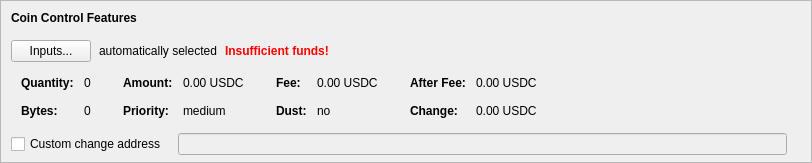
    <widget class="QFrame" name="frameCoinControl">
     <property name="sizePolicy">
      <sizepolicy hsizetype="Expanding" vsizetype="Expanding">
       <horstretch>0</horstretch>
       <verstretch>0</verstretch>
      </sizepolicy>
     </property>
     <property name="maximumSize">
      <size>
       <width>16777215</width>
       <height>16777215</height>
      </size>
     </property>
     <property name="frameShape">
      <enum>QFrame::StyledPanel</enum>
     </property>
     <property name="frameShadow">
      <enum>QFrame::Sunken</enum>
     </property>
     <layout class="QVBoxLayout" name="verticalLayoutCoinControl2">
      <property name="spacing">
       <number>0</number>
      </property>
      <property name="leftMargin">
       <number>0</number>
      </property>
      <property name="topMargin">
       <number>0</number>
      </property>
      <property name="rightMargin">
       <number>0</number>
      </property>
      <property name="bottomMargin">
       <number>6</number>
      </property>
      <item>
       <layout class="QVBoxLayout" name="verticalLayoutCoinControl" stretch="0,0,0,0,1">
        <property name="spacing">
         <number>0</number>
        </property>
        <property name="leftMargin">
         <number>10</number>
        </property>
        <property name="topMargin">
         <number>10</number>
        </property>
        <item>
         <layout class="QHBoxLayout" name="horizontalLayoutCoinControl1">
          <property name="bottomMargin">
           <number>15</number>
          </property>
          <item>
           <widget class="QLabel" name="labelCoinControlFeatures">
            <property name="sizePolicy">
             <sizepolicy hsizetype="Preferred" vsizetype="Maximum">
              <horstretch>0</horstretch>
              <verstretch>0</verstretch>
             </sizepolicy>
            </property>
            <property name="font">
             <font>
              <weight>75</weight>
              <bold>true</bold>
             </font>
            </property>
            <property name="styleSheet">
             <string notr="true">font-weight:bold;</string>
            </property>
            <property name="text">
             <string>Coin Control Features</string>
            </property>
           </widget>
          </item>
         </layout>
        </item>
        <item>
         <layout class="QHBoxLayout" name="horizontalLayoutCoinControl2" stretch="0,0,0,0">
          <property name="spacing">
           <number>8</number>
          </property>
          <property name="bottomMargin">
           <number>10</number>
          </property>
          <item>
           <widget class="QPushButton" name="pushButtonCoinControl">
            <property name="styleSheet">
             <string notr="true"/>
            </property>
            <property name="text">
             <string>Inputs...</string>
            </property>
            <property name="autoDefault">
             <bool>false</bool>
            </property>
           </widget>
          </item>
          <item>
           <widget class="QLabel" name="labelCoinControlAutomaticallySelected">
            <property name="text">
             <string>automatically selected</string>
            </property>
            <property name="margin">
             <number>5</number>
            </property>
           </widget>
          </item>
          <item>
           <widget class="QLabel" name="labelCoinControlInsuffFunds">
            <property name="font">
             <font>
              <weight>75</weight>
              <bold>true</bold>
             </font>
            </property>
            <property name="styleSheet">
             <string notr="true">color:red;font-weight:bold;</string>
            </property>
            <property name="text">
             <string>Insufficient funds!</string>
            </property>
            <property name="margin">
             <number>5</number>
            </property>
           </widget>
          </item>
          <item>
           <spacer name="horizontalSpacerCoinControl">
            <property name="orientation">
             <enum>Qt::Horizontal</enum>
            </property>
            <property name="sizeHint" stdset="0">
             <size>
              <width>40</width>
              <height>1</height>
             </size>
            </property>
           </spacer>
          </item>
         </layout>
        </item>
        <item>
         <widget class="QWidget" name="widgetCoinControl" native="true">
          <property name="sizePolicy">
           <sizepolicy hsizetype="Preferred" vsizetype="Preferred">
            <horstretch>0</horstretch>
            <verstretch>0</verstretch>
           </sizepolicy>
          </property>
          <property name="minimumSize">
           <size>
            <width>0</width>
            <height>0</height>
           </size>
          </property>
          <property name="styleSheet">
           <string notr="true"/>
          </property>
          <layout class="QHBoxLayout" name="horizontalLayoutCoinControl5">
           <property name="leftMargin">
            <number>0</number>
           </property>
           <property name="topMargin">
            <number>0</number>
           </property>
           <property name="rightMargin">
            <number>0</number>
           </property>
           <property name="bottomMargin">
            <number>0</number>
           </property>
           <item>
            <layout class="QHBoxLayout" name="horizontalLayoutCoinControl3" stretch="0,0,0,1">
             <property name="spacing">
              <number>20</number>
             </property>
             <property name="topMargin">
              <number>0</number>
             </property>
             <property name="bottomMargin">
              <number>10</number>
             </property>
             <item>
              <layout class="QFormLayout" name="formLayoutCoinControl1">
               <property name="horizontalSpacing">
                <number>10</number>
               </property>
               <property name="verticalSpacing">
                <number>14</number>
               </property>
               <property name="leftMargin">
                <number>10</number>
               </property>
               <property name="topMargin">
                <number>4</number>
               </property>
               <property name="rightMargin">
                <number>6</number>
               </property>
               <item row="0" column="0">
                <widget class="QLabel" name="labelCoinControlQuantityText">
                 <property name="font">
                  <font>
                   <weight>75</weight>
                   <bold>true</bold>
                  </font>
                 </property>
                 <property name="text">
                  <string>Quantity:</string>
                 </property>
                 <property name="margin">
                  <number>0</number>
                 </property>
                </widget>
               </item>
               <item row="0" column="1">
                <widget class="QLabel" name="labelCoinControlQuantity">
                 <property name="cursor">
                  <cursorShape>IBeamCursor</cursorShape>
                 </property>
                 <property name="contextMenuPolicy">
                  <enum>Qt::ActionsContextMenu</enum>
                 </property>
                 <property name="text">
                  <string notr="true">0</string>
                 </property>
                 <property name="margin">
                  <number>0</number>
                 </property>
                 <property name="textInteractionFlags">
                  <set>Qt::LinksAccessibleByMouse|Qt::TextSelectableByKeyboard|Qt::TextSelectableByMouse</set>
                 </property>
                </widget>
               </item>
               <item row="1" column="0">
                <widget class="QLabel" name="labelCoinControlBytesText">
                 <property name="font">
                  <font>
                   <weight>75</weight>
                   <bold>true</bold>
                  </font>
                 </property>
                 <property name="text">
                  <string>Bytes:</string>
                 </property>
                </widget>
               </item>
               <item row="1" column="1">
                <widget class="QLabel" name="labelCoinControlBytes">
                 <property name="cursor">
                  <cursorShape>IBeamCursor</cursorShape>
                 </property>
                 <property name="contextMenuPolicy">
                  <enum>Qt::ActionsContextMenu</enum>
                 </property>
                 <property name="text">
                  <string notr="true">0</string>
                 </property>
                 <property name="textInteractionFlags">
                  <set>Qt::LinksAccessibleByMouse|Qt::TextSelectableByKeyboard|Qt::TextSelectableByMouse</set>
                 </property>
                </widget>
               </item>
              </layout>
             </item>
             <item>
              <layout class="QFormLayout" name="formLayoutCoinControl2">
               <property name="horizontalSpacing">
                <number>10</number>
               </property>
               <property name="verticalSpacing">
                <number>14</number>
               </property>
               <property name="leftMargin">
                <number>6</number>
               </property>
               <property name="topMargin">
                <number>4</number>
               </property>
               <property name="rightMargin">
                <number>6</number>
               </property>
               <item row="0" column="0">
                <widget class="QLabel" name="labelCoinControlAmountText">
                 <property name="font">
                  <font>
                   <weight>75</weight>
                   <bold>true</bold>
                  </font>
                 </property>
                 <property name="text">
                  <string>Amount:</string>
                 </property>
                 <property name="margin">
                  <number>0</number>
                 </property>
                </widget>
               </item>
               <item row="0" column="1">
                <widget class="QLabel" name="labelCoinControlAmount">
                 <property name="cursor">
                  <cursorShape>IBeamCursor</cursorShape>
                 </property>
                 <property name="contextMenuPolicy">
                  <enum>Qt::ActionsContextMenu</enum>
                 </property>
                 <property name="text">
                  <string notr="true">0.00 USDC</string>
                 </property>
                 <property name="textInteractionFlags">
                  <set>Qt::LinksAccessibleByMouse|Qt::TextSelectableByKeyboard|Qt::TextSelectableByMouse</set>
                 </property>
                </widget>
               </item>
               <item row="1" column="0">
                <widget class="QLabel" name="labelCoinControlPriorityText">
                 <property name="font">
                  <font>
                   <weight>75</weight>
                   <bold>true</bold>
                  </font>
                 </property>
                 <property name="text">
                  <string>Priority:</string>
                 </property>
                </widget>
               </item>
               <item row="1" column="1">
                <widget class="QLabel" name="labelCoinControlPriority">
                 <property name="cursor">
                  <cursorShape>IBeamCursor</cursorShape>
                 </property>
                 <property name="contextMenuPolicy">
                  <enum>Qt::ActionsContextMenu</enum>
                 </property>
                 <property name="text">
                  <string notr="true">medium</string>
                 </property>
                 <property name="textInteractionFlags">
                  <set>Qt::LinksAccessibleByMouse|Qt::TextSelectableByKeyboard|Qt::TextSelectableByMouse</set>
                 </property>
                </widget>
               </item>
              </layout>
             </item>
             <item>
              <layout class="QFormLayout" name="formLayoutCoinControl3">
               <property name="horizontalSpacing">
                <number>10</number>
               </property>
               <property name="verticalSpacing">
                <number>14</number>
               </property>
               <property name="leftMargin">
                <number>6</number>
               </property>
               <property name="topMargin">
                <number>4</number>
               </property>
               <property name="rightMargin">
                <number>6</number>
               </property>
               <item row="0" column="0">
                <widget class="QLabel" name="labelCoinControlFeeText">
                 <property name="font">
                  <font>
                   <weight>75</weight>
                   <bold>true</bold>
                  </font>
                 </property>
                 <property name="text">
                  <string>Fee:</string>
                 </property>
                 <property name="margin">
                  <number>0</number>
                 </property>
                </widget>
               </item>
               <item row="0" column="1">
                <widget class="QLabel" name="labelCoinControlFee">
                 <property name="cursor">
                  <cursorShape>IBeamCursor</cursorShape>
                 </property>
                 <property name="contextMenuPolicy">
                  <enum>Qt::ActionsContextMenu</enum>
                 </property>
                 <property name="text">
                  <string notr="true">0.00 USDC</string>
                 </property>
                 <property name="textInteractionFlags">
                  <set>Qt::LinksAccessibleByMouse|Qt::TextSelectableByKeyboard|Qt::TextSelectableByMouse</set>
                 </property>
                </widget>
               </item>
               <item row="1" column="0">
                <widget class="QLabel" name="labelCoinControlLowOutputText">
                 <property name="font">
                  <font>
                   <weight>75</weight>
                   <bold>true</bold>
                  </font>
                 </property>
                 <property name="text">
                  <string>Dust:</string>
                 </property>
                </widget>
               </item>
               <item row="1" column="1">
                <widget class="QLabel" name="labelCoinControlLowOutput">
                 <property name="cursor">
                  <cursorShape>IBeamCursor</cursorShape>
                 </property>
                 <property name="contextMenuPolicy">
                  <enum>Qt::ActionsContextMenu</enum>
                 </property>
                 <property name="text">
                  <string notr="true">no</string>
                 </property>
                 <property name="textInteractionFlags">
                  <set>Qt::LinksAccessibleByMouse|Qt::TextSelectableByKeyboard|Qt::TextSelectableByMouse</set>
                 </property>
                </widget>
               </item>
              </layout>
             </item>
             <item>
              <layout class="QFormLayout" name="formLayoutCoinControl4">
               <property name="horizontalSpacing">
                <number>10</number>
               </property>
               <property name="verticalSpacing">
                <number>14</number>
               </property>
               <property name="leftMargin">
                <number>6</number>
               </property>
               <property name="topMargin">
                <number>4</number>
               </property>
               <property name="rightMargin">
                <number>6</number>
               </property>
               <item row="0" column="0">
                <widget class="QLabel" name="labelCoinControlAfterFeeText">
                 <property name="font">
                  <font>
                   <weight>75</weight>
                   <bold>true</bold>
                  </font>
                 </property>
                 <property name="text">
                  <string>After Fee:</string>
                 </property>
                 <property name="margin">
                  <number>0</number>
                 </property>
                </widget>
               </item>
               <item row="0" column="1">
                <widget class="QLabel" name="labelCoinControlAfterFee">
                 <property name="cursor">
                  <cursorShape>IBeamCursor</cursorShape>
                 </property>
                 <property name="contextMenuPolicy">
                  <enum>Qt::ActionsContextMenu</enum>
                 </property>
                 <property name="text">
                  <string notr="true">0.00 USDC</string>
                 </property>
                 <property name="textInteractionFlags">
                  <set>Qt::LinksAccessibleByMouse|Qt::TextSelectableByKeyboard|Qt::TextSelectableByMouse</set>
                 </property>
                </widget>
               </item>
               <item row="1" column="0">
                <widget class="QLabel" name="labelCoinControlChangeText">
                 <property name="font">
                  <font>
                   <weight>75</weight>
                   <bold>true</bold>
                  </font>
                 </property>
                 <property name="text">
                  <string>Change:</string>
                 </property>
                </widget>
               </item>
               <item row="1" column="1">
                <widget class="QLabel" name="labelCoinControlChange">
                 <property name="cursor">
                  <cursorShape>IBeamCursor</cursorShape>
                 </property>
                 <property name="contextMenuPolicy">
                  <enum>Qt::ActionsContextMenu</enum>
                 </property>
                 <property name="text">
                  <string notr="true">0.00 USDC</string>
                 </property>
                 <property name="textInteractionFlags">
                  <set>Qt::LinksAccessibleByMouse|Qt::TextSelectableByKeyboard|Qt::TextSelectableByMouse</set>
                 </property>
                </widget>
               </item>
              </layout>
             </item>
            </layout>
           </item>
          </layout>
         </widget>
        </item>
        <item>
         <layout class="QHBoxLayout" name="horizontalLayoutCoinControl4" stretch="0,0,0">
          <property name="spacing">
           <number>12</number>
          </property>
          <property name="sizeConstraint">
           <enum>QLayout::SetDefaultConstraint</enum>
          </property>
          <property name="topMargin">
           <number>5</number>
          </property>
          <property name="rightMargin">
           <number>5</number>
          </property>
          <item>
           <widget class="QCheckBox" name="checkBoxCoinControlChange">
            <property name="toolTip">
             <string>If this is activated, but the change address is empty or invalid, change will be sent to a newly generated address.</string>
            </property>
            <property name="text">
             <string>Custom change address</string>
            </property>
           </widget>
          </item>
          <item>
           <widget class="QValidatedLineEdit" name="lineEditCoinControlChange">
            <property name="enabled">
             <bool>false</bool>
            </property>
            <property name="sizePolicy">
             <sizepolicy hsizetype="Expanding" vsizetype="Fixed">
              <horstretch>0</horstretch>
              <verstretch>0</verstretch>
             </sizepolicy>
            </property>
           </widget>
          </item>
          <item>
           <widget class="QLabel" name="labelCoinControlChangeLabel">
            <property name="sizePolicy">
             <sizepolicy hsizetype="Preferred" vsizetype="Expanding">
              <horstretch>0</horstretch>
              <verstretch>0</verstretch>
             </sizepolicy>
            </property>
            <property name="minimumSize">
             <size>
              <width>0</width>
              <height>0</height>
             </size>
            </property>
            <property name="text">
             <string/>
            </property>
            <property name="margin">
             <number>3</number>
            </property>
           </widget>
          </item>
         </layout>
        </item>
        <item>
         <spacer name="verticalSpacerCoinControl">
          <property name="orientation">
           <enum>Qt::Vertical</enum>
          </property>
          <property name="sizeHint" stdset="0">
           <size>
            <width>800</width>
            <height>1</height>
           </size>
          </property>
         </spacer>
        </item>
       </layout>
      </item>
     </layout>
    </widget>
